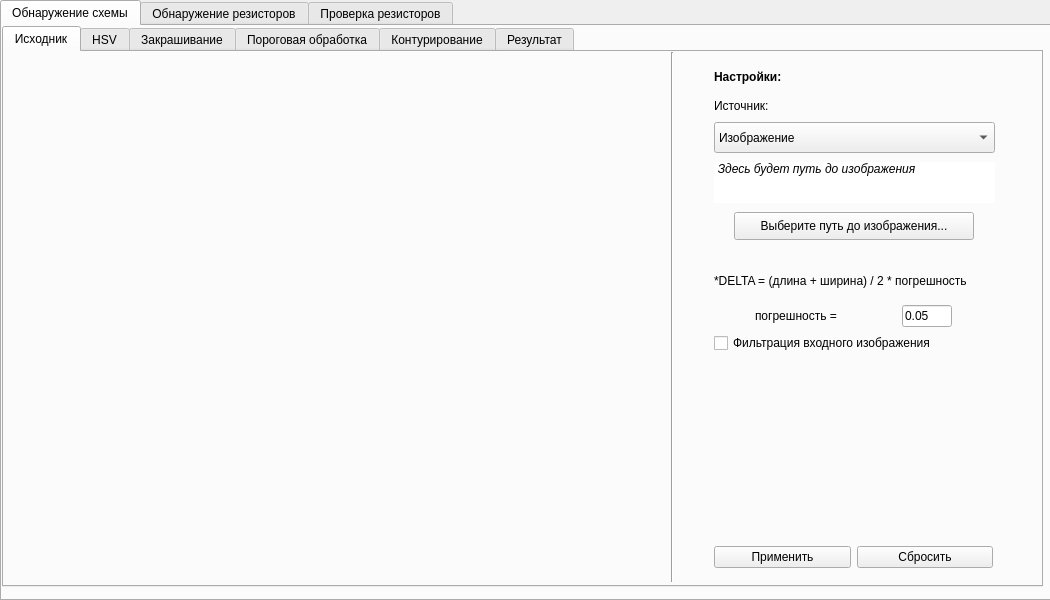
<?xml version="1.0" encoding="UTF-8"?>
<ui version="4.0">
 <class>MainWindow</class>
 <widget class="QMainWindow" name="MainWindow">
  <property name="geometry">
   <rect>
    <x>0</x>
    <y>0</y>
    <width>1050</width>
    <height>600</height>
   </rect>
  </property>
  <property name="minimumSize">
   <size>
    <width>1050</width>
    <height>600</height>
   </size>
  </property>
  <property name="windowTitle">
   <string>Детектор резисторов</string>
  </property>
  <property name="windowIcon">
   <iconset>
    <normaloff>../../../../../../../../.designer/images for Qt5/logo.png</normaloff>../../../../../../../../.designer/images for Qt5/logo.png</iconset>
  </property>
  <widget class="QWidget" name="centralwidget">
   <widget class="QTabWidget" name="tabWidget">
    <property name="geometry">
     <rect>
      <x>0</x>
      <y>0</y>
      <width>1051</width>
      <height>601</height>
     </rect>
    </property>
    <property name="currentIndex">
     <number>0</number>
    </property>
    <widget class="QWidget" name="tab">
     <attribute name="title">
      <string>Обнаружение схемы</string>
     </attribute>
     <widget class="QTabWidget" name="tabWidget_2">
      <property name="geometry">
       <rect>
        <x>0</x>
        <y>0</y>
        <width>1041</width>
        <height>561</height>
       </rect>
      </property>
      <property name="minimumSize">
       <size>
        <width>40</width>
        <height>0</height>
       </size>
      </property>
      <property name="currentIndex">
       <number>0</number>
      </property>
      <widget class="QWidget" name="tab_4">
       <attribute name="title">
        <string>Исходник</string>
       </attribute>
       <widget class="QWidget" name="verticalLayoutWidget">
        <property name="geometry">
         <rect>
          <x>710</x>
          <y>210</y>
          <width>281</width>
          <height>91</height>
         </rect>
        </property>
        <layout class="QVBoxLayout" name="verticalLayout">
         <item>
          <widget class="QLabel" name="label">
           <property name="text">
            <string>*DELTA = (длина + ширина) / 2 * погрешность</string>
           </property>
          </widget>
         </item>
         <item>
          <layout class="QHBoxLayout" name="horizontalLayout_2">
           <item>
            <widget class="QLabel" name="label_3">
             <property name="maximumSize">
              <size>
               <width>100</width>
               <height>16777215</height>
              </size>
             </property>
             <property name="text">
              <string>погрешность = </string>
             </property>
            </widget>
           </item>
           <item>
            <widget class="QLineEdit" name="lineEdit">
             <property name="maximumSize">
              <size>
               <width>50</width>
               <height>16777215</height>
              </size>
             </property>
             <property name="text">
              <string>0.05</string>
             </property>
            </widget>
           </item>
          </layout>
         </item>
         <item>
          <widget class="QCheckBox" name="checkBox">
           <property name="text">
            <string>Фильтрация входного изображения</string>
           </property>
          </widget>
         </item>
        </layout>
       </widget>
       <widget class="Line" name="line">
        <property name="geometry">
         <rect>
          <x>660</x>
          <y>0</y>
          <width>16</width>
          <height>530</height>
         </rect>
        </property>
        <property name="orientation">
         <enum>Qt::Vertical</enum>
        </property>
       </widget>
       <widget class="QWidget" name="horizontalLayoutWidget_3">
        <property name="geometry">
         <rect>
          <x>710</x>
          <y>490</y>
          <width>279</width>
          <height>30</height>
         </rect>
        </property>
        <layout class="QHBoxLayout" name="horizontalLayout_3">
         <item>
          <widget class="QPushButton" name="pushButton">
           <property name="text">
            <string>Применить</string>
           </property>
          </widget>
         </item>
         <item>
          <widget class="QPushButton" name="pushButton_2">
           <property name="text">
            <string>Сбросить</string>
           </property>
          </widget>
         </item>
        </layout>
       </widget>
       <widget class="QLabel" name="label_2">
        <property name="geometry">
         <rect>
          <x>710</x>
          <y>10</y>
          <width>279</width>
          <height>29</height>
         </rect>
        </property>
        <property name="font">
         <font>
          <weight>75</weight>
          <bold>true</bold>
         </font>
        </property>
        <property name="text">
         <string>Настройки:</string>
        </property>
       </widget>
       <widget class="QWidget" name="horizontalLayoutWidget_14">
        <property name="geometry">
         <rect>
          <x>10</x>
          <y>10</y>
          <width>640</width>
          <height>510</height>
         </rect>
        </property>
        <layout class="QHBoxLayout" name="horizontalLayout_18"/>
       </widget>
       <widget class="QComboBox" name="comboBox">
        <property name="geometry">
         <rect>
          <x>710</x>
          <y>70</y>
          <width>281</width>
          <height>31</height>
         </rect>
        </property>
        <item>
         <property name="text">
          <string>Изображение</string>
         </property>
        </item>
        <item>
         <property name="text">
          <string>Камера</string>
         </property>
        </item>
       </widget>
       <widget class="QLabel" name="label_31">
        <property name="geometry">
         <rect>
          <x>710</x>
          <y>40</y>
          <width>100</width>
          <height>28</height>
         </rect>
        </property>
        <property name="maximumSize">
         <size>
          <width>100</width>
          <height>16777215</height>
         </size>
        </property>
        <property name="text">
         <string>Источник:</string>
        </property>
       </widget>
       <widget class="QPushButton" name="pushButton_19">
        <property name="geometry">
         <rect>
          <x>730</x>
          <y>160</y>
          <width>240</width>
          <height>28</height>
         </rect>
        </property>
        <property name="text">
         <string>Выберите путь до изображения...</string>
        </property>
       </widget>
       <widget class="QListWidget" name="listWidget">
        <property name="geometry">
         <rect>
          <x>710</x>
          <y>110</y>
          <width>281</width>
          <height>41</height>
         </rect>
        </property>
        <property name="font">
         <font>
          <italic>true</italic>
          <stylestrategy>PreferDefault</stylestrategy>
         </font>
        </property>
        <property name="cursor" stdset="0">
         <cursorShape>OpenHandCursor</cursorShape>
        </property>
        <property name="mouseTracking">
         <bool>true</bool>
        </property>
        <property name="contextMenuPolicy">
         <enum>Qt::DefaultContextMenu</enum>
        </property>
        <property name="layoutDirection">
         <enum>Qt::LeftToRight</enum>
        </property>
        <property name="autoFillBackground">
         <bool>false</bool>
        </property>
        <property name="frameShape">
         <enum>QFrame::NoFrame</enum>
        </property>
        <property name="frameShadow">
         <enum>QFrame::Sunken</enum>
        </property>
        <property name="lineWidth">
         <number>1</number>
        </property>
        <property name="midLineWidth">
         <number>0</number>
        </property>
        <property name="viewMode">
         <enum>QListView::IconMode</enum>
        </property>
        <property name="itemAlignment">
         <set>Qt::AlignCenter</set>
        </property>
        <item>
         <property name="text">
          <string>Здесь будет путь до изображения</string>
         </property>
        </item>
       </widget>
      </widget>
      <widget class="QWidget" name="tab_5">
       <attribute name="title">
        <string>HSV</string>
       </attribute>
       <widget class="QWidget" name="verticalLayoutWidget_2">
        <property name="geometry">
         <rect>
          <x>710</x>
          <y>50</y>
          <width>281</width>
          <height>71</height>
         </rect>
        </property>
        <layout class="QVBoxLayout" name="verticalLayout_2">
         <item>
          <layout class="QHBoxLayout" name="horizontalLayout_4">
           <item>
            <widget class="QLabel" name="label_5">
             <property name="text">
              <string>H</string>
             </property>
             <property name="alignment">
              <set>Qt::AlignCenter</set>
             </property>
            </widget>
           </item>
           <item>
            <widget class="QLabel" name="label_6">
             <property name="text">
              <string>S</string>
             </property>
             <property name="alignment">
              <set>Qt::AlignCenter</set>
             </property>
            </widget>
           </item>
           <item>
            <widget class="QLabel" name="label_7">
             <property name="text">
              <string>V</string>
             </property>
             <property name="alignment">
              <set>Qt::AlignCenter</set>
             </property>
            </widget>
           </item>
          </layout>
         </item>
         <item>
          <layout class="QHBoxLayout" name="horizontalLayout_7">
           <item>
            <widget class="QLineEdit" name="lineEdit_2"/>
           </item>
           <item>
            <widget class="QLineEdit" name="lineEdit_3"/>
           </item>
           <item>
            <widget class="QLineEdit" name="lineEdit_4"/>
           </item>
          </layout>
         </item>
        </layout>
       </widget>
       <widget class="QWidget" name="horizontalLayoutWidget_4">
        <property name="geometry">
         <rect>
          <x>710</x>
          <y>490</y>
          <width>279</width>
          <height>30</height>
         </rect>
        </property>
        <layout class="QHBoxLayout" name="horizontalLayout_6">
         <item>
          <widget class="QPushButton" name="pushButton_3">
           <property name="text">
            <string>Применить</string>
           </property>
          </widget>
         </item>
         <item>
          <widget class="QPushButton" name="pushButton_4">
           <property name="text">
            <string>Сбросить</string>
           </property>
          </widget>
         </item>
        </layout>
       </widget>
       <widget class="Line" name="line_2">
        <property name="geometry">
         <rect>
          <x>660</x>
          <y>0</y>
          <width>16</width>
          <height>530</height>
         </rect>
        </property>
        <property name="orientation">
         <enum>Qt::Vertical</enum>
        </property>
       </widget>
       <widget class="QLabel" name="label_4">
        <property name="geometry">
         <rect>
          <x>710</x>
          <y>10</y>
          <width>279</width>
          <height>29</height>
         </rect>
        </property>
        <property name="font">
         <font>
          <weight>75</weight>
          <bold>true</bold>
         </font>
        </property>
        <property name="text">
         <string>Настройки:</string>
        </property>
       </widget>
       <widget class="QWidget" name="horizontalLayoutWidget_2">
        <property name="geometry">
         <rect>
          <x>10</x>
          <y>10</y>
          <width>640</width>
          <height>510</height>
         </rect>
        </property>
        <layout class="QHBoxLayout" name="horizontalLayout_5"/>
       </widget>
      </widget>
      <widget class="QWidget" name="tab_6">
       <attribute name="title">
        <string>Закрашивание</string>
       </attribute>
       <widget class="Line" name="line_3">
        <property name="geometry">
         <rect>
          <x>660</x>
          <y>0</y>
          <width>16</width>
          <height>530</height>
         </rect>
        </property>
        <property name="orientation">
         <enum>Qt::Vertical</enum>
        </property>
       </widget>
       <widget class="QLabel" name="label_15">
        <property name="geometry">
         <rect>
          <x>710</x>
          <y>10</y>
          <width>279</width>
          <height>29</height>
         </rect>
        </property>
        <property name="font">
         <font>
          <weight>75</weight>
          <bold>true</bold>
         </font>
        </property>
        <property name="text">
         <string>Настройки:</string>
        </property>
       </widget>
       <widget class="QWidget" name="horizontalLayoutWidget_9">
        <property name="geometry">
         <rect>
          <x>710</x>
          <y>490</y>
          <width>279</width>
          <height>30</height>
         </rect>
        </property>
        <layout class="QHBoxLayout" name="horizontalLayout_13">
         <item>
          <widget class="QPushButton" name="pushButton_5">
           <property name="text">
            <string>Применить</string>
           </property>
          </widget>
         </item>
         <item>
          <widget class="QPushButton" name="pushButton_6">
           <property name="text">
            <string>Сбросить</string>
           </property>
          </widget>
         </item>
        </layout>
       </widget>
       <widget class="QWidget" name="verticalLayoutWidget_7">
        <property name="geometry">
         <rect>
          <x>710</x>
          <y>50</y>
          <width>281</width>
          <height>101</height>
         </rect>
        </property>
        <layout class="QVBoxLayout" name="verticalLayout_7">
         <item>
          <layout class="QHBoxLayout" name="horizontalLayout_9">
           <property name="leftMargin">
            <number>30</number>
           </property>
           <item>
            <widget class="QLabel" name="label_10">
             <property name="text">
              <string>H</string>
             </property>
             <property name="alignment">
              <set>Qt::AlignCenter</set>
             </property>
            </widget>
           </item>
           <item>
            <widget class="QLabel" name="label_11">
             <property name="text">
              <string>S</string>
             </property>
             <property name="alignment">
              <set>Qt::AlignCenter</set>
             </property>
            </widget>
           </item>
           <item>
            <widget class="QLabel" name="label_12">
             <property name="text">
              <string>V</string>
             </property>
             <property name="alignment">
              <set>Qt::AlignCenter</set>
             </property>
            </widget>
           </item>
          </layout>
         </item>
         <item>
          <layout class="QHBoxLayout" name="horizontalLayout_10">
           <item>
            <widget class="QLabel" name="label_13">
             <property name="minimumSize">
              <size>
               <width>25</width>
               <height>0</height>
              </size>
             </property>
             <property name="text">
              <string>min</string>
             </property>
             <property name="alignment">
              <set>Qt::AlignCenter</set>
             </property>
            </widget>
           </item>
           <item>
            <widget class="QLineEdit" name="lineEdit_8"/>
           </item>
           <item>
            <widget class="QLineEdit" name="lineEdit_9"/>
           </item>
           <item>
            <widget class="QLineEdit" name="lineEdit_10"/>
           </item>
          </layout>
         </item>
         <item>
          <layout class="QHBoxLayout" name="horizontalLayout_11">
           <item>
            <widget class="QLabel" name="label_14">
             <property name="text">
              <string>max</string>
             </property>
             <property name="alignment">
              <set>Qt::AlignCenter</set>
             </property>
            </widget>
           </item>
           <item>
            <widget class="QLineEdit" name="lineEdit_11"/>
           </item>
           <item>
            <widget class="QLineEdit" name="lineEdit_12"/>
           </item>
           <item>
            <widget class="QLineEdit" name="lineEdit_13"/>
           </item>
          </layout>
         </item>
        </layout>
       </widget>
       <widget class="QWidget" name="horizontalLayoutWidget_7">
        <property name="geometry">
         <rect>
          <x>10</x>
          <y>10</y>
          <width>640</width>
          <height>510</height>
         </rect>
        </property>
        <layout class="QHBoxLayout" name="horizontalLayout_8"/>
       </widget>
      </widget>
      <widget class="QWidget" name="tab_7">
       <attribute name="title">
        <string>Пороговая обработка</string>
       </attribute>
       <widget class="QLabel" name="label_16">
        <property name="geometry">
         <rect>
          <x>710</x>
          <y>10</y>
          <width>279</width>
          <height>29</height>
         </rect>
        </property>
        <property name="font">
         <font>
          <weight>75</weight>
          <bold>true</bold>
         </font>
        </property>
        <property name="text">
         <string>Настройки:</string>
        </property>
       </widget>
       <widget class="QWidget" name="horizontalLayoutWidget_11">
        <property name="geometry">
         <rect>
          <x>710</x>
          <y>490</y>
          <width>279</width>
          <height>30</height>
         </rect>
        </property>
        <layout class="QHBoxLayout" name="horizontalLayout_15">
         <item>
          <widget class="QPushButton" name="pushButton_7">
           <property name="text">
            <string>Применить</string>
           </property>
          </widget>
         </item>
         <item>
          <widget class="QPushButton" name="pushButton_8">
           <property name="text">
            <string>Сбросить</string>
           </property>
          </widget>
         </item>
        </layout>
       </widget>
       <widget class="QWidget" name="verticalLayoutWidget_4">
        <property name="geometry">
         <rect>
          <x>710</x>
          <y>50</y>
          <width>281</width>
          <height>231</height>
         </rect>
        </property>
        <layout class="QVBoxLayout" name="verticalLayout_4">
         <item>
          <widget class="QLabel" name="label_22">
           <property name="text">
            <string>Заполнение</string>
           </property>
          </widget>
         </item>
         <item>
          <layout class="QGridLayout" name="gridLayout">
           <property name="rightMargin">
            <number>80</number>
           </property>
           <item row="1" column="1">
            <widget class="QLineEdit" name="lineEdit_6">
             <property name="maximumSize">
              <size>
               <width>100</width>
               <height>16777215</height>
              </size>
             </property>
            </widget>
           </item>
           <item row="1" column="0">
            <widget class="QLabel" name="label_9">
             <property name="minimumSize">
              <size>
               <width>40</width>
               <height>0</height>
              </size>
             </property>
             <property name="text">
              <string>Ky</string>
             </property>
             <property name="alignment">
              <set>Qt::AlignCenter</set>
             </property>
            </widget>
           </item>
           <item row="0" column="0">
            <widget class="QLabel" name="label_8">
             <property name="minimumSize">
              <size>
               <width>40</width>
               <height>0</height>
              </size>
             </property>
             <property name="text">
              <string>Kx</string>
             </property>
             <property name="alignment">
              <set>Qt::AlignCenter</set>
             </property>
            </widget>
           </item>
           <item row="0" column="1">
            <widget class="QLineEdit" name="lineEdit_5">
             <property name="maximumSize">
              <size>
               <width>100</width>
               <height>16777215</height>
              </size>
             </property>
            </widget>
           </item>
          </layout>
         </item>
         <item>
          <widget class="QLabel" name="label_21">
           <property name="text">
            <string>Устранение выбросов</string>
           </property>
          </widget>
         </item>
         <item>
          <layout class="QGridLayout" name="gridLayout_2">
           <property name="rightMargin">
            <number>80</number>
           </property>
           <item row="1" column="0">
            <widget class="QLabel" name="label_19">
             <property name="minimumSize">
              <size>
               <width>40</width>
               <height>0</height>
              </size>
             </property>
             <property name="text">
              <string>Ky</string>
             </property>
             <property name="alignment">
              <set>Qt::AlignCenter</set>
             </property>
            </widget>
           </item>
           <item row="0" column="0">
            <widget class="QLabel" name="label_20">
             <property name="minimumSize">
              <size>
               <width>40</width>
               <height>0</height>
              </size>
             </property>
             <property name="text">
              <string>Kx</string>
             </property>
             <property name="alignment">
              <set>Qt::AlignCenter</set>
             </property>
            </widget>
           </item>
           <item row="0" column="1">
            <widget class="QLineEdit" name="lineEdit_7">
             <property name="maximumSize">
              <size>
               <width>100</width>
               <height>16777215</height>
              </size>
             </property>
            </widget>
           </item>
           <item row="1" column="1">
            <widget class="QLineEdit" name="lineEdit_14">
             <property name="maximumSize">
              <size>
               <width>100</width>
               <height>16777215</height>
              </size>
             </property>
            </widget>
           </item>
          </layout>
         </item>
        </layout>
       </widget>
       <widget class="Line" name="line_4">
        <property name="geometry">
         <rect>
          <x>660</x>
          <y>0</y>
          <width>16</width>
          <height>530</height>
         </rect>
        </property>
        <property name="orientation">
         <enum>Qt::Vertical</enum>
        </property>
       </widget>
       <widget class="QWidget" name="horizontalLayoutWidget_8">
        <property name="geometry">
         <rect>
          <x>10</x>
          <y>10</y>
          <width>641</width>
          <height>511</height>
         </rect>
        </property>
        <layout class="QVBoxLayout" name="verticalLayout_12">
         <item>
          <layout class="QHBoxLayout" name="horizontalLayout_26"/>
         </item>
         <item>
          <layout class="QHBoxLayout" name="horizontalLayout_20"/>
         </item>
        </layout>
       </widget>
      </widget>
      <widget class="QWidget" name="tab_8">
       <attribute name="title">
        <string>Контурирование</string>
       </attribute>
       <widget class="QLabel" name="label_17">
        <property name="geometry">
         <rect>
          <x>710</x>
          <y>10</y>
          <width>279</width>
          <height>29</height>
         </rect>
        </property>
        <property name="font">
         <font>
          <weight>75</weight>
          <bold>true</bold>
         </font>
        </property>
        <property name="text">
         <string>Настройки:</string>
        </property>
       </widget>
       <widget class="QWidget" name="horizontalLayoutWidget_13">
        <property name="geometry">
         <rect>
          <x>710</x>
          <y>490</y>
          <width>279</width>
          <height>30</height>
         </rect>
        </property>
        <layout class="QHBoxLayout" name="horizontalLayout_17">
         <item>
          <widget class="QPushButton" name="pushButton_9">
           <property name="text">
            <string>Применить</string>
           </property>
          </widget>
         </item>
         <item>
          <widget class="QPushButton" name="pushButton_10">
           <property name="text">
            <string>Сбросить</string>
           </property>
          </widget>
         </item>
        </layout>
       </widget>
       <widget class="QWidget" name="verticalLayoutWidget_5">
        <property name="geometry">
         <rect>
          <x>710</x>
          <y>50</y>
          <width>281</width>
          <height>111</height>
         </rect>
        </property>
        <layout class="QVBoxLayout" name="verticalLayout_5"/>
       </widget>
       <widget class="Line" name="line_5">
        <property name="geometry">
         <rect>
          <x>660</x>
          <y>0</y>
          <width>16</width>
          <height>530</height>
         </rect>
        </property>
        <property name="orientation">
         <enum>Qt::Vertical</enum>
        </property>
       </widget>
       <widget class="QWidget" name="horizontalLayoutWidget_10">
        <property name="geometry">
         <rect>
          <x>10</x>
          <y>10</y>
          <width>640</width>
          <height>510</height>
         </rect>
        </property>
        <layout class="QHBoxLayout" name="horizontalLayout_14"/>
       </widget>
      </widget>
      <widget class="QWidget" name="tab_9">
       <attribute name="title">
        <string>Результат</string>
       </attribute>
       <widget class="QLabel" name="label_18">
        <property name="geometry">
         <rect>
          <x>710</x>
          <y>10</y>
          <width>279</width>
          <height>29</height>
         </rect>
        </property>
        <property name="font">
         <font>
          <weight>75</weight>
          <bold>true</bold>
         </font>
        </property>
        <property name="text">
         <string>Настройки:</string>
        </property>
       </widget>
       <widget class="QWidget" name="horizontalLayoutWidget_15">
        <property name="geometry">
         <rect>
          <x>710</x>
          <y>490</y>
          <width>279</width>
          <height>30</height>
         </rect>
        </property>
        <layout class="QHBoxLayout" name="horizontalLayout_19">
         <item>
          <widget class="QPushButton" name="pushButton_11">
           <property name="text">
            <string>Применить</string>
           </property>
          </widget>
         </item>
         <item>
          <widget class="QPushButton" name="pushButton_12">
           <property name="text">
            <string>Сбросить</string>
           </property>
          </widget>
         </item>
        </layout>
       </widget>
       <widget class="QWidget" name="verticalLayoutWidget_6">
        <property name="geometry">
         <rect>
          <x>710</x>
          <y>50</y>
          <width>281</width>
          <height>41</height>
         </rect>
        </property>
        <layout class="QVBoxLayout" name="verticalLayout_6">
         <item>
          <widget class="QCheckBox" name="checkBox_2">
           <property name="text">
            <string>Поворот схемы до горизонтали</string>
           </property>
          </widget>
         </item>
        </layout>
       </widget>
       <widget class="Line" name="line_6">
        <property name="geometry">
         <rect>
          <x>660</x>
          <y>0</y>
          <width>16</width>
          <height>530</height>
         </rect>
        </property>
        <property name="orientation">
         <enum>Qt::Vertical</enum>
        </property>
       </widget>
       <widget class="QWidget" name="horizontalLayoutWidget_12">
        <property name="geometry">
         <rect>
          <x>10</x>
          <y>10</y>
          <width>640</width>
          <height>510</height>
         </rect>
        </property>
        <layout class="QHBoxLayout" name="horizontalLayout_16"/>
       </widget>
      </widget>
     </widget>
    </widget>
    <widget class="QWidget" name="tab_2">
     <attribute name="title">
      <string>Обнаружение резисторов</string>
     </attribute>
     <widget class="QTabWidget" name="tabWidget_3">
      <property name="geometry">
       <rect>
        <x>0</x>
        <y>0</y>
        <width>1041</width>
        <height>561</height>
       </rect>
      </property>
      <property name="minimumSize">
       <size>
        <width>40</width>
        <height>0</height>
       </size>
      </property>
      <property name="currentIndex">
       <number>0</number>
      </property>
      <widget class="QWidget" name="tab_16">
       <attribute name="title">
        <string>Выбор опорной точки</string>
       </attribute>
       <widget class="QWidget" name="verticalLayoutWidget_3">
        <property name="geometry">
         <rect>
          <x>710</x>
          <y>56</y>
          <width>281</width>
          <height>91</height>
         </rect>
        </property>
        <layout class="QVBoxLayout" name="verticalLayout_3"/>
       </widget>
       <widget class="Line" name="line_7">
        <property name="geometry">
         <rect>
          <x>660</x>
          <y>0</y>
          <width>16</width>
          <height>530</height>
         </rect>
        </property>
        <property name="orientation">
         <enum>Qt::Vertical</enum>
        </property>
       </widget>
       <widget class="QLabel" name="label_25">
        <property name="geometry">
         <rect>
          <x>710</x>
          <y>10</y>
          <width>279</width>
          <height>29</height>
         </rect>
        </property>
        <property name="font">
         <font>
          <weight>75</weight>
          <bold>true</bold>
         </font>
        </property>
        <property name="text">
         <string>Настройки:</string>
        </property>
       </widget>
       <widget class="QWidget" name="horizontalLayoutWidget_16">
        <property name="geometry">
         <rect>
          <x>10</x>
          <y>10</y>
          <width>640</width>
          <height>510</height>
         </rect>
        </property>
        <layout class="QHBoxLayout" name="horizontalLayout_22"/>
       </widget>
       <widget class="QWidget" name="horizontalLayoutWidget_5">
        <property name="geometry">
         <rect>
          <x>710</x>
          <y>490</y>
          <width>279</width>
          <height>30</height>
         </rect>
        </property>
        <layout class="QHBoxLayout" name="horizontalLayout_23">
         <item>
          <widget class="QPushButton" name="pushButton_13">
           <property name="text">
            <string>Применить</string>
           </property>
          </widget>
         </item>
         <item>
          <widget class="QPushButton" name="pushButton_14">
           <property name="text">
            <string>Сбросить</string>
           </property>
          </widget>
         </item>
        </layout>
       </widget>
      </widget>
      <widget class="QWidget" name="tab_10">
       <attribute name="title">
        <string>Выделение резисторов</string>
       </attribute>
       <widget class="QWidget" name="horizontalLayoutWidget_18">
        <property name="geometry">
         <rect>
          <x>710</x>
          <y>490</y>
          <width>279</width>
          <height>30</height>
         </rect>
        </property>
        <layout class="QHBoxLayout" name="horizontalLayout_27">
         <item>
          <widget class="QPushButton" name="pushButton_17">
           <property name="text">
            <string>Применить</string>
           </property>
          </widget>
         </item>
         <item>
          <widget class="QPushButton" name="pushButton_18">
           <property name="text">
            <string>Сбросить</string>
           </property>
          </widget>
         </item>
        </layout>
       </widget>
       <widget class="Line" name="line_9">
        <property name="geometry">
         <rect>
          <x>660</x>
          <y>0</y>
          <width>16</width>
          <height>530</height>
         </rect>
        </property>
        <property name="orientation">
         <enum>Qt::Vertical</enum>
        </property>
       </widget>
       <widget class="QWidget" name="horizontalLayoutWidget_19">
        <property name="geometry">
         <rect>
          <x>10</x>
          <y>10</y>
          <width>640</width>
          <height>510</height>
         </rect>
        </property>
        <layout class="QHBoxLayout" name="horizontalLayout_28"/>
       </widget>
       <widget class="QLabel" name="label_29">
        <property name="geometry">
         <rect>
          <x>710</x>
          <y>10</y>
          <width>279</width>
          <height>29</height>
         </rect>
        </property>
        <property name="font">
         <font>
          <weight>75</weight>
          <bold>true</bold>
         </font>
        </property>
        <property name="text">
         <string>Настройки:</string>
        </property>
       </widget>
       <widget class="QWidget" name="verticalLayoutWidget_10">
        <property name="geometry">
         <rect>
          <x>710</x>
          <y>50</y>
          <width>281</width>
          <height>101</height>
         </rect>
        </property>
        <layout class="QVBoxLayout" name="verticalLayout_13">
         <item>
          <layout class="QHBoxLayout" name="horizontalLayout_12">
           <property name="leftMargin">
            <number>30</number>
           </property>
           <item>
            <widget class="QLabel" name="label_23">
             <property name="text">
              <string>H</string>
             </property>
             <property name="alignment">
              <set>Qt::AlignCenter</set>
             </property>
            </widget>
           </item>
           <item>
            <widget class="QLabel" name="label_24">
             <property name="text">
              <string>S</string>
             </property>
             <property name="alignment">
              <set>Qt::AlignCenter</set>
             </property>
            </widget>
           </item>
           <item>
            <widget class="QLabel" name="label_27">
             <property name="text">
              <string>V</string>
             </property>
             <property name="alignment">
              <set>Qt::AlignCenter</set>
             </property>
            </widget>
           </item>
          </layout>
         </item>
         <item>
          <layout class="QHBoxLayout" name="horizontalLayout_29">
           <item>
            <widget class="QLabel" name="label_28">
             <property name="minimumSize">
              <size>
               <width>25</width>
               <height>0</height>
              </size>
             </property>
             <property name="text">
              <string>min</string>
             </property>
             <property name="alignment">
              <set>Qt::AlignCenter</set>
             </property>
            </widget>
           </item>
           <item>
            <widget class="QLineEdit" name="lineEdit_15"/>
           </item>
           <item>
            <widget class="QLineEdit" name="lineEdit_16"/>
           </item>
           <item>
            <widget class="QLineEdit" name="lineEdit_17"/>
           </item>
          </layout>
         </item>
         <item>
          <layout class="QHBoxLayout" name="horizontalLayout_30">
           <item>
            <widget class="QLabel" name="label_30">
             <property name="text">
              <string>max</string>
             </property>
             <property name="alignment">
              <set>Qt::AlignCenter</set>
             </property>
            </widget>
           </item>
           <item>
            <widget class="QLineEdit" name="lineEdit_18"/>
           </item>
           <item>
            <widget class="QLineEdit" name="lineEdit_19"/>
           </item>
           <item>
            <widget class="QLineEdit" name="lineEdit_20"/>
           </item>
          </layout>
         </item>
        </layout>
       </widget>
      </widget>
      <widget class="QWidget" name="tab_11">
       <attribute name="title">
        <string>Результат</string>
       </attribute>
       <widget class="QWidget" name="horizontalLayoutWidget_6">
        <property name="geometry">
         <rect>
          <x>710</x>
          <y>490</y>
          <width>279</width>
          <height>30</height>
         </rect>
        </property>
        <layout class="QHBoxLayout" name="horizontalLayout_24">
         <item>
          <widget class="QPushButton" name="pushButton_15">
           <property name="text">
            <string>Применить</string>
           </property>
          </widget>
         </item>
         <item>
          <widget class="QPushButton" name="pushButton_16">
           <property name="text">
            <string>Сбросить</string>
           </property>
          </widget>
         </item>
        </layout>
       </widget>
       <widget class="Line" name="line_8">
        <property name="geometry">
         <rect>
          <x>660</x>
          <y>0</y>
          <width>16</width>
          <height>530</height>
         </rect>
        </property>
        <property name="orientation">
         <enum>Qt::Vertical</enum>
        </property>
       </widget>
       <widget class="QWidget" name="horizontalLayoutWidget_17">
        <property name="geometry">
         <rect>
          <x>10</x>
          <y>10</y>
          <width>640</width>
          <height>510</height>
         </rect>
        </property>
        <layout class="QHBoxLayout" name="horizontalLayout_25"/>
       </widget>
       <widget class="QLabel" name="label_26">
        <property name="geometry">
         <rect>
          <x>710</x>
          <y>10</y>
          <width>279</width>
          <height>29</height>
         </rect>
        </property>
        <property name="font">
         <font>
          <weight>75</weight>
          <bold>true</bold>
         </font>
        </property>
        <property name="text">
         <string>Настройки:</string>
        </property>
       </widget>
       <widget class="QWidget" name="verticalLayoutWidget_8">
        <property name="geometry">
         <rect>
          <x>710</x>
          <y>56</y>
          <width>281</width>
          <height>91</height>
         </rect>
        </property>
        <layout class="QVBoxLayout" name="verticalLayout_8"/>
       </widget>
      </widget>
     </widget>
    </widget>
    <widget class="QWidget" name="tab_3">
     <attribute name="title">
      <string>Проверка резисторов</string>
     </attribute>
    </widget>
   </widget>
  </widget>
  <action name="action_2">
   <property name="text">
    <string>Гы</string>
   </property>
  </action>
 </widget>
 <resources/>
 <connections/>
</ui>
